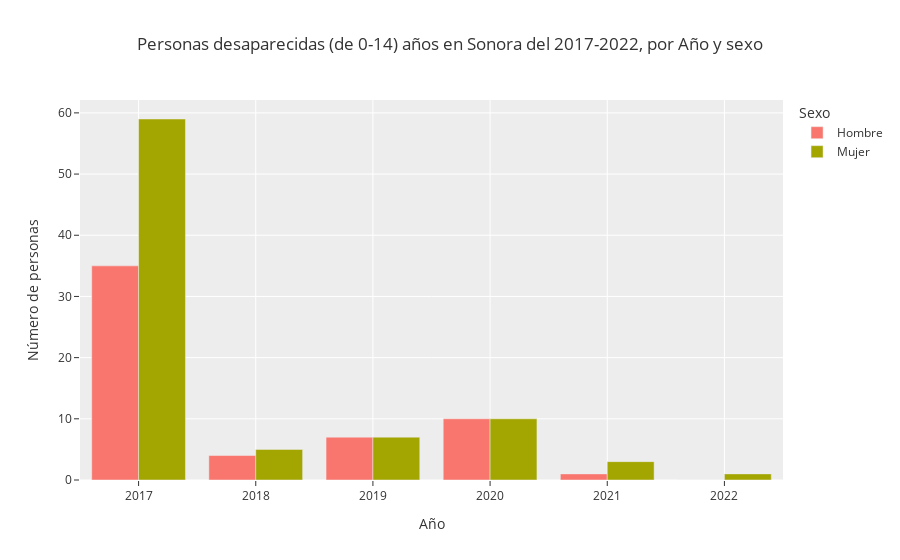

This figure's notebook cell:
### Code cell
dff = pd.melt(personas_desaparecidas_year,ignore_index=False, var_name = 'sexo',value_vars=['Hombre', 'Mujer'], value_name='personas_desaparecidas')

fig = px.bar(dff, x=dff.index, y='personas_desaparecidas', color='sexo',orientation='v',barmode='group',
            title = 'Personas desaparecidas (de 0-14) años en Sonora del 2017-2022, por Año y sexo',
            labels = {'index':"",
                        "personas_desaparecidas": "Número de personas",
                        'sexo':'Sexo' },
            template='ggplot2')
fig.show()

### Figure 1 — Plotly figure (JSON) as saved in the notebook; plotly's stock layout.template omitted (floating-point values rounded to 4 significant figures)
{"data": [{"alignmentgroup": "True", "hovertemplate": "Sexo=Hombre<br>Año=%{x}<br>Número de personas=%{y}<extra></extra>", "legendgroup": "Hombre", "marker": {"color": "#F8766D", "pattern": {"shape": ""}}, "name": "Hombre", "offsetgroup": "Hombre", "orientation": "v", "showlegend": true, "textposition": "auto", "type": "bar", "x": [2017, 2018, 2019, 2020, 2021, 2022], "xaxis": "x", "y": [35, 4, 7, 10, 1, 0], "yaxis": "y"}, {"alignmentgroup": "True", "hovertemplate": "Sexo=Mujer<br>Año=%{x}<br>Número de personas=%{y}<extra></extra>", "legendgroup": "Mujer", "marker": {"color": "#A3A500", "pattern": {"shape": ""}}, "name": "Mujer", "offsetgroup": "Mujer", "orientation": "v", "showlegend": true, "textposition": "auto", "type": "bar", "x": [2017, 2018, 2019, 2020, 2021, 2022], "xaxis": "x", "y": [59, 5, 7, 10, 3, 1], "yaxis": "y"}], "layout": {"barmode": "group", "legend": {"title": {"text": "Sexo"}, "tracegroupgap": 0}, "title": {"text": "Personas desaparecidas (de 0-14) años en Sonora del 2017-2022, por Año y sexo"}, "xaxis": {"anchor": "y", "domain": [0, 1], "title": {"text": "Año"}}, "yaxis": {"anchor": "x", "domain": [0, 1], "title": {"text": "Número de personas"}}}}
